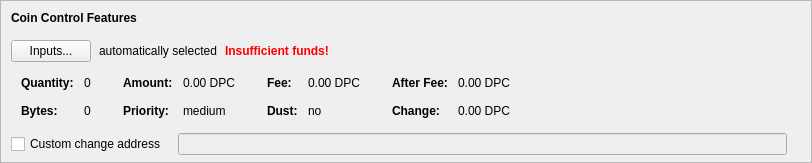
    <widget class="QFrame" name="frameCoinControl">
     <property name="sizePolicy">
      <sizepolicy hsizetype="Expanding" vsizetype="Expanding">
       <horstretch>0</horstretch>
       <verstretch>0</verstretch>
      </sizepolicy>
     </property>
     <property name="maximumSize">
      <size>
       <width>16777215</width>
       <height>16777215</height>
      </size>
     </property>
     <property name="frameShape">
      <enum>QFrame::StyledPanel</enum>
     </property>
     <property name="frameShadow">
      <enum>QFrame::Sunken</enum>
     </property>
     <layout class="QVBoxLayout" name="verticalLayoutCoinControl2">
      <property name="spacing">
       <number>0</number>
      </property>
      <property name="leftMargin">
       <number>0</number>
      </property>
      <property name="topMargin">
       <number>0</number>
      </property>
      <property name="rightMargin">
       <number>0</number>
      </property>
      <property name="bottomMargin">
       <number>6</number>
      </property>
      <item>
       <layout class="QVBoxLayout" name="verticalLayoutCoinControl" stretch="0,0,0,0,1">
        <property name="spacing">
         <number>0</number>
        </property>
        <property name="leftMargin">
         <number>10</number>
        </property>
        <property name="topMargin">
         <number>10</number>
        </property>
        <item>
         <layout class="QHBoxLayout" name="horizontalLayoutCoinControl1">
          <property name="bottomMargin">
           <number>15</number>
          </property>
          <item>
           <widget class="QLabel" name="labelCoinControlFeatures">
            <property name="sizePolicy">
             <sizepolicy hsizetype="Preferred" vsizetype="Maximum">
              <horstretch>0</horstretch>
              <verstretch>0</verstretch>
             </sizepolicy>
            </property>
            <property name="font">
             <font>
              <weight>75</weight>
              <bold>true</bold>
             </font>
            </property>
            <property name="styleSheet">
             <string notr="true">font-weight:bold;</string>
            </property>
            <property name="text">
             <string>Coin Control Features</string>
            </property>
           </widget>
          </item>
         </layout>
        </item>
        <item>
         <layout class="QHBoxLayout" name="horizontalLayoutCoinControl2" stretch="0,0,0,0">
          <property name="spacing">
           <number>8</number>
          </property>
          <property name="bottomMargin">
           <number>10</number>
          </property>
          <item>
           <widget class="QPushButton" name="pushButtonCoinControl">
            <property name="styleSheet">
             <string notr="true"/>
            </property>
            <property name="text">
             <string>Inputs...</string>
            </property>
            <property name="autoDefault">
             <bool>false</bool>
            </property>
           </widget>
          </item>
          <item>
           <widget class="QLabel" name="labelCoinControlAutomaticallySelected">
            <property name="text">
             <string>automatically selected</string>
            </property>
            <property name="margin">
             <number>5</number>
            </property>
           </widget>
          </item>
          <item>
           <widget class="QLabel" name="labelCoinControlInsuffFunds">
            <property name="font">
             <font>
              <weight>75</weight>
              <bold>true</bold>
             </font>
            </property>
            <property name="styleSheet">
             <string notr="true">color:red;font-weight:bold;</string>
            </property>
            <property name="text">
             <string>Insufficient funds!</string>
            </property>
            <property name="margin">
             <number>5</number>
            </property>
           </widget>
          </item>
          <item>
           <spacer name="horizontalSpacerCoinControl">
            <property name="orientation">
             <enum>Qt::Horizontal</enum>
            </property>
            <property name="sizeHint" stdset="0">
             <size>
              <width>40</width>
              <height>1</height>
             </size>
            </property>
           </spacer>
          </item>
         </layout>
        </item>
        <item>
         <widget class="QWidget" name="widgetCoinControl" native="true">
          <property name="sizePolicy">
           <sizepolicy hsizetype="Preferred" vsizetype="Preferred">
            <horstretch>0</horstretch>
            <verstretch>0</verstretch>
           </sizepolicy>
          </property>
          <property name="minimumSize">
           <size>
            <width>0</width>
            <height>0</height>
           </size>
          </property>
          <property name="styleSheet">
           <string notr="true"/>
          </property>
          <layout class="QHBoxLayout" name="horizontalLayoutCoinControl5">
           <property name="leftMargin">
            <number>0</number>
           </property>
           <property name="topMargin">
            <number>0</number>
           </property>
           <property name="rightMargin">
            <number>0</number>
           </property>
           <property name="bottomMargin">
            <number>0</number>
           </property>
           <item>
            <layout class="QHBoxLayout" name="horizontalLayoutCoinControl3" stretch="0,0,0,1">
             <property name="spacing">
              <number>20</number>
             </property>
             <property name="topMargin">
              <number>0</number>
             </property>
             <property name="bottomMargin">
              <number>10</number>
             </property>
             <item>
              <layout class="QFormLayout" name="formLayoutCoinControl1">
               <property name="horizontalSpacing">
                <number>10</number>
               </property>
               <property name="verticalSpacing">
                <number>14</number>
               </property>
               <property name="leftMargin">
                <number>10</number>
               </property>
               <property name="topMargin">
                <number>4</number>
               </property>
               <property name="rightMargin">
                <number>6</number>
               </property>
               <item row="0" column="0">
                <widget class="QLabel" name="labelCoinControlQuantityText">
                 <property name="font">
                  <font>
                   <weight>75</weight>
                   <bold>true</bold>
                  </font>
                 </property>
                 <property name="text">
                  <string>Quantity:</string>
                 </property>
                 <property name="margin">
                  <number>0</number>
                 </property>
                </widget>
               </item>
               <item row="0" column="1">
                <widget class="QLabel" name="labelCoinControlQuantity">
                 <property name="cursor">
                  <cursorShape>IBeamCursor</cursorShape>
                 </property>
                 <property name="contextMenuPolicy">
                  <enum>Qt::ActionsContextMenu</enum>
                 </property>
                 <property name="text">
                  <string notr="true">0</string>
                 </property>
                 <property name="margin">
                  <number>0</number>
                 </property>
                 <property name="textInteractionFlags">
                  <set>Qt::LinksAccessibleByMouse|Qt::TextSelectableByKeyboard|Qt::TextSelectableByMouse</set>
                 </property>
                </widget>
               </item>
               <item row="1" column="0">
                <widget class="QLabel" name="labelCoinControlBytesText">
                 <property name="font">
                  <font>
                   <weight>75</weight>
                   <bold>true</bold>
                  </font>
                 </property>
                 <property name="text">
                  <string>Bytes:</string>
                 </property>
                </widget>
               </item>
               <item row="1" column="1">
                <widget class="QLabel" name="labelCoinControlBytes">
                 <property name="cursor">
                  <cursorShape>IBeamCursor</cursorShape>
                 </property>
                 <property name="contextMenuPolicy">
                  <enum>Qt::ActionsContextMenu</enum>
                 </property>
                 <property name="text">
                  <string notr="true">0</string>
                 </property>
                 <property name="textInteractionFlags">
                  <set>Qt::LinksAccessibleByMouse|Qt::TextSelectableByKeyboard|Qt::TextSelectableByMouse</set>
                 </property>
                </widget>
               </item>
              </layout>
             </item>
             <item>
              <layout class="QFormLayout" name="formLayoutCoinControl2">
               <property name="horizontalSpacing">
                <number>10</number>
               </property>
               <property name="verticalSpacing">
                <number>14</number>
               </property>
               <property name="leftMargin">
                <number>6</number>
               </property>
               <property name="topMargin">
                <number>4</number>
               </property>
               <property name="rightMargin">
                <number>6</number>
               </property>
               <item row="0" column="0">
                <widget class="QLabel" name="labelCoinControlAmountText">
                 <property name="font">
                  <font>
                   <weight>75</weight>
                   <bold>true</bold>
                  </font>
                 </property>
                 <property name="text">
                  <string>Amount:</string>
                 </property>
                 <property name="margin">
                  <number>0</number>
                 </property>
                </widget>
               </item>
               <item row="0" column="1">
                <widget class="QLabel" name="labelCoinControlAmount">
                 <property name="cursor">
                  <cursorShape>IBeamCursor</cursorShape>
                 </property>
                 <property name="contextMenuPolicy">
                  <enum>Qt::ActionsContextMenu</enum>
                 </property>
                 <property name="text">
                  <string notr="true">0.00 DPC</string>
                 </property>
                 <property name="textInteractionFlags">
                  <set>Qt::LinksAccessibleByMouse|Qt::TextSelectableByKeyboard|Qt::TextSelectableByMouse</set>
                 </property>
                </widget>
               </item>
               <item row="1" column="0">
                <widget class="QLabel" name="labelCoinControlPriorityText">
                 <property name="font">
                  <font>
                   <weight>75</weight>
                   <bold>true</bold>
                  </font>
                 </property>
                 <property name="text">
                  <string>Priority:</string>
                 </property>
                </widget>
               </item>
               <item row="1" column="1">
                <widget class="QLabel" name="labelCoinControlPriority">
                 <property name="cursor">
                  <cursorShape>IBeamCursor</cursorShape>
                 </property>
                 <property name="contextMenuPolicy">
                  <enum>Qt::ActionsContextMenu</enum>
                 </property>
                 <property name="text">
                  <string>medium</string>
                 </property>
                 <property name="textInteractionFlags">
                  <set>Qt::LinksAccessibleByMouse|Qt::TextSelectableByKeyboard|Qt::TextSelectableByMouse</set>
                 </property>
                </widget>
               </item>
              </layout>
             </item>
             <item>
              <layout class="QFormLayout" name="formLayoutCoinControl3">
               <property name="horizontalSpacing">
                <number>10</number>
               </property>
               <property name="verticalSpacing">
                <number>14</number>
               </property>
               <property name="leftMargin">
                <number>6</number>
               </property>
               <property name="topMargin">
                <number>4</number>
               </property>
               <property name="rightMargin">
                <number>6</number>
               </property>
               <item row="0" column="0">
                <widget class="QLabel" name="labelCoinControlFeeText">
                 <property name="font">
                  <font>
                   <weight>75</weight>
                   <bold>true</bold>
                  </font>
                 </property>
                 <property name="text">
                  <string>Fee:</string>
                 </property>
                 <property name="margin">
                  <number>0</number>
                 </property>
                </widget>
               </item>
               <item row="0" column="1">
                <widget class="QLabel" name="labelCoinControlFee">
                 <property name="cursor">
                  <cursorShape>IBeamCursor</cursorShape>
                 </property>
                 <property name="contextMenuPolicy">
                  <enum>Qt::ActionsContextMenu</enum>
                 </property>
                 <property name="text">
                  <string notr="true">0.00 DPC</string>
                 </property>
                 <property name="textInteractionFlags">
                  <set>Qt::LinksAccessibleByMouse|Qt::TextSelectableByKeyboard|Qt::TextSelectableByMouse</set>
                 </property>
                </widget>
               </item>
               <item row="1" column="0">
                <widget class="QLabel" name="labelCoinControlLowOutputText">
                 <property name="font">
                  <font>
                   <weight>75</weight>
                   <bold>true</bold>
                  </font>
                 </property>
                 <property name="text">
                  <string>Dust:</string>
                 </property>
                </widget>
               </item>
               <item row="1" column="1">
                <widget class="QLabel" name="labelCoinControlLowOutput">
                 <property name="cursor">
                  <cursorShape>IBeamCursor</cursorShape>
                 </property>
                 <property name="contextMenuPolicy">
                  <enum>Qt::ActionsContextMenu</enum>
                 </property>
                 <property name="text">
                  <string>no</string>
                 </property>
                 <property name="textInteractionFlags">
                  <set>Qt::LinksAccessibleByMouse|Qt::TextSelectableByKeyboard|Qt::TextSelectableByMouse</set>
                 </property>
                </widget>
               </item>
              </layout>
             </item>
             <item>
              <layout class="QFormLayout" name="formLayoutCoinControl4">
               <property name="horizontalSpacing">
                <number>10</number>
               </property>
               <property name="verticalSpacing">
                <number>14</number>
               </property>
               <property name="leftMargin">
                <number>6</number>
               </property>
               <property name="topMargin">
                <number>4</number>
               </property>
               <property name="rightMargin">
                <number>6</number>
               </property>
               <item row="0" column="0">
                <widget class="QLabel" name="labelCoinControlAfterFeeText">
                 <property name="font">
                  <font>
                   <weight>75</weight>
                   <bold>true</bold>
                  </font>
                 </property>
                 <property name="text">
                  <string>After Fee:</string>
                 </property>
                 <property name="margin">
                  <number>0</number>
                 </property>
                </widget>
               </item>
               <item row="0" column="1">
                <widget class="QLabel" name="labelCoinControlAfterFee">
                 <property name="cursor">
                  <cursorShape>IBeamCursor</cursorShape>
                 </property>
                 <property name="contextMenuPolicy">
                  <enum>Qt::ActionsContextMenu</enum>
                 </property>
                 <property name="text">
                  <string notr="true">0.00 DPC</string>
                 </property>
                 <property name="textInteractionFlags">
                  <set>Qt::LinksAccessibleByMouse|Qt::TextSelectableByKeyboard|Qt::TextSelectableByMouse</set>
                 </property>
                </widget>
               </item>
               <item row="1" column="0">
                <widget class="QLabel" name="labelCoinControlChangeText">
                 <property name="font">
                  <font>
                   <weight>75</weight>
                   <bold>true</bold>
                  </font>
                 </property>
                 <property name="text">
                  <string>Change:</string>
                 </property>
                </widget>
               </item>
               <item row="1" column="1">
                <widget class="QLabel" name="labelCoinControlChange">
                 <property name="cursor">
                  <cursorShape>IBeamCursor</cursorShape>
                 </property>
                 <property name="contextMenuPolicy">
                  <enum>Qt::ActionsContextMenu</enum>
                 </property>
                 <property name="text">
                  <string notr="true">0.00 DPC</string>
                 </property>
                 <property name="textInteractionFlags">
                  <set>Qt::LinksAccessibleByMouse|Qt::TextSelectableByKeyboard|Qt::TextSelectableByMouse</set>
                 </property>
                </widget>
               </item>
              </layout>
             </item>
            </layout>
           </item>
          </layout>
         </widget>
        </item>
        <item>
         <layout class="QHBoxLayout" name="horizontalLayoutCoinControl4" stretch="0,0,0">
          <property name="spacing">
           <number>12</number>
          </property>
          <property name="sizeConstraint">
           <enum>QLayout::SetDefaultConstraint</enum>
          </property>
          <property name="topMargin">
           <number>5</number>
          </property>
          <property name="rightMargin">
           <number>5</number>
          </property>
          <item>
           <widget class="QCheckBox" name="checkBoxCoinControlChange">
            <property name="toolTip">
             <string>If this is activated, but the change address is empty or invalid, change will be sent to a newly generated address.</string>
            </property>
            <property name="text">
             <string>Custom change address</string>
            </property>
           </widget>
          </item>
          <item>
           <widget class="QValidatedLineEdit" name="lineEditCoinControlChange">
            <property name="enabled">
             <bool>false</bool>
            </property>
            <property name="sizePolicy">
             <sizepolicy hsizetype="Expanding" vsizetype="Fixed">
              <horstretch>0</horstretch>
              <verstretch>0</verstretch>
             </sizepolicy>
            </property>
           </widget>
          </item>
          <item>
           <widget class="QLabel" name="labelCoinControlChangeLabel">
            <property name="sizePolicy">
             <sizepolicy hsizetype="Preferred" vsizetype="Expanding">
              <horstretch>0</horstretch>
              <verstretch>0</verstretch>
             </sizepolicy>
            </property>
            <property name="minimumSize">
             <size>
              <width>0</width>
              <height>0</height>
             </size>
            </property>
            <property name="text">
             <string/>
            </property>
            <property name="margin">
             <number>3</number>
            </property>
           </widget>
          </item>
         </layout>
        </item>
        <item>
         <spacer name="verticalSpacerCoinControl">
          <property name="orientation">
           <enum>Qt::Vertical</enum>
          </property>
          <property name="sizeHint" stdset="0">
           <size>
            <width>800</width>
            <height>1</height>
           </size>
          </property>
         </spacer>
        </item>
       </layout>
      </item>
     </layout>
    </widget>
